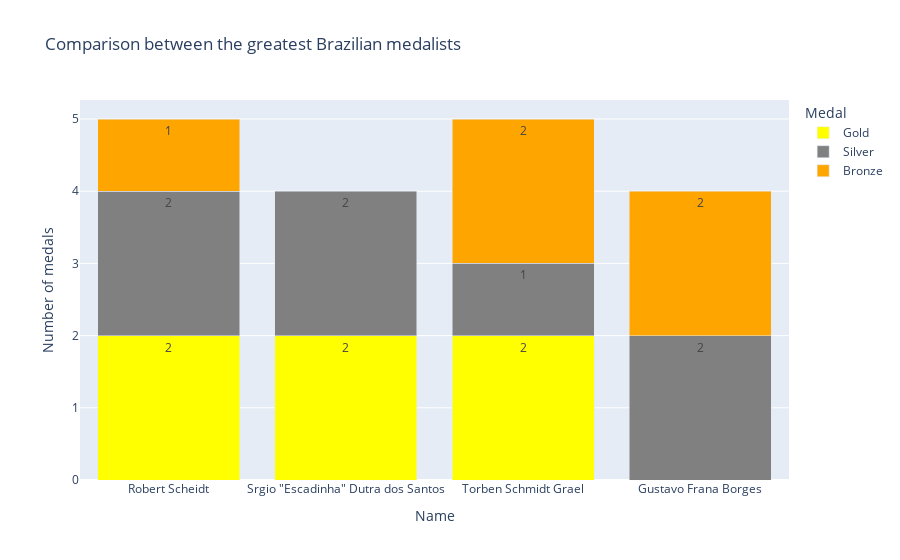

Source (notebook cell):
### Markdown cell above
Vamos analisar agora as medalhas que nossos atletas trouxeram para casa.

Encontre os maiores medalhistas brasileiros em **total de medalhas**. Em seguida, faça um gráfico de barras empilhadas. No eixo X coloque o nome dos atletas, e no eixo Y coloque o número de medalhas. Utilize as barras empilhadas para mostrar, respectivamente, as medalhas de bronze, prata e ouro de cada atleta.

### Code cell
# Agrupa os medalhistas por nome e medalha e calcula a quantidade total de medalhas por atletas
brazil_with_medals_more_medals_for_athletes = brazil_with_medals.groupby(['Name', 'Medal'], as_index = False).size()

# Renomeia a coluna para 'Number of medals'
brazil_with_medals_more_medals_for_athletes.rename(
    columns = {
        'size': 'Number of medals'
    },
    inplace = True
)

# Calcula a quantidade total de medalhas por atletas
medals_total_by_name = brazil_with_medals['Name'].value_counts()


# Adiciona uma coluna com o total de medalhas de cada tipo por nome do atleta
brazil_with_medals_more_medals_for_athletes['Total of medals'] = brazil_with_medals_more_medals_for_athletes.apply(
    lambda row: medals_total_by_name[row['Name']], axis = 1
)

# Dicionarios auxiliares para salvar os registros por medalhas de cada atleta
gold_by_name = {}
silver_by_name = {}
bronze_by_name = {}

# Funcao para calcular o total de cada medalha
def add_medals(row):
    if row['Medal'] == 'Gold':
        gold_by_name[row['Name']] = row['Number of medals']
            
    if row['Medal'] == 'Silver':
        silver_by_name[row['Name']] = row['Number of medals']
            
    if row['Medal'] == 'Bronze':
        bronze_by_name[row['Name']] = row['Number of medals']

# Aplica a funcao anterior em cada linha do dataframe
brazil_with_medals_more_medals_for_athletes.apply(
    lambda row: add_medals(row),
    axis = 1
)

# Cria uma coluna com o total de ouros para cada atleta
brazil_with_medals_more_medals_for_athletes['Number of gold'] = brazil_with_medals_more_medals_for_athletes.apply(
    lambda row: 0 if not gold_by_name.get(row['Name']) else gold_by_name[row['Name']],
    axis = 1
)

# Cria uma coluna com o total de prata para cada atleta
brazil_with_medals_more_medals_for_athletes['Number of silver'] = brazil_with_medals_more_medals_for_athletes.apply(
    lambda row: 0 if not silver_by_name.get(row['Name']) else silver_by_name[row['Name']],
    axis = 1
)

# Cria uma coluna com o total de bronze para cada atleta
brazil_with_medals_more_medals_for_athletes['Number of bronze'] = brazil_with_medals_more_medals_for_athletes.apply(
    lambda row: 0 if not bronze_by_name.get(row['Name']) else bronze_by_name[row['Name']],
    axis = 1
)

# Ordena o dataframe por medalhas de ouro, prata e bronze
brazil_with_medals_more_medals_for_athletes.sort_values(
    by = ['Number of gold', 'Number of silver', 'Number of bronze'],
    ascending = False,
    inplace = True
)

# Corte para exibir os atletas brasileiros com mais medalhas
cut_of_medals = brazil_with_medals_more_medals_for_athletes['Total of medals'].max() - 1

# Filtra os dados para exibir apenas os atletas brasileiros com mais medalhas
data = brazil_with_medals_more_medals_for_athletes.loc[
    brazil_with_medals_more_medals_for_athletes['Total of medals'] >= cut_of_medals
]

# Cria o grafico de barras com o modo de empilhamento e ordena a legenda de acordo com o tipo da medalha
fig = px.bar(
    data,
    title = 'Comparison between the greatest Brazilian medalists',
    barmode = 'stack',
    x = 'Name',
    y = 'Number of medals',
    color='Medal',
    color_discrete_map={
        'Gold': 'yellow',
        'Silver': 'gray',
        'Bronze': 'orange'
    },
    category_orders = {
        'Medal': ['Gold', 'Silver', 'Bronze']
    },
    text='Number of medals'
)

# Exibe o grafico
fig.show()

### Figure 1 — Plotly figure (JSON) as saved in the notebook; plotly's stock layout.template omitted (floating-point values rounded to 4 significant figures)
{"data": [{"alignmentgroup": "True", "hovertemplate": "Medal=Gold<br>Name=%{x}<br>Number of medals=%{text}<extra></extra>", "legendgroup": "Gold", "marker": {"color": "yellow", "pattern": {"shape": ""}}, "name": "Gold", "offsetgroup": "Gold", "orientation": "v", "showlegend": true, "text": [2, 2, 2], "textposition": "auto", "type": "bar", "x": ["Robert Scheidt", "Srgio \"Escadinha\" Dutra dos Santos", "Torben Schmidt Grael"], "xaxis": "x", "y": [2, 2, 2], "yaxis": "y"}, {"alignmentgroup": "True", "hovertemplate": "Medal=Silver<br>Name=%{x}<br>Number of medals=%{text}<extra></extra>", "legendgroup": "Silver", "marker": {"color": "gray", "pattern": {"shape": ""}}, "name": "Silver", "offsetgroup": "Silver", "orientation": "v", "showlegend": true, "text": [2, 2, 1, 2], "textposition": "auto", "type": "bar", "x": ["Robert Scheidt", "Srgio \"Escadinha\" Dutra dos Santos", "Torben Schmidt Grael", "Gustavo Frana Borges"], "xaxis": "x", "y": [2, 2, 1, 2], "yaxis": "y"}, {"alignmentgroup": "True", "hovertemplate": "Medal=Bronze<br>Name=%{x}<br>Number of medals=%{text}<extra></extra>", "legendgroup": "Bronze", "marker": {"color": "orange", "pattern": {"shape": ""}}, "name": "Bronze", "offsetgroup": "Bronze", "orientation": "v", "showlegend": true, "text": [1, 2, 2], "textposition": "auto", "type": "bar", "x": ["Robert Scheidt", "Torben Schmidt Grael", "Gustavo Frana Borges"], "xaxis": "x", "y": [1, 2, 2], "yaxis": "y"}], "layout": {"barmode": "stack", "legend": {"title": {"text": "Medal"}, "tracegroupgap": 0}, "title": {"text": "Comparison between the greatest Brazilian medalists"}, "xaxis": {"anchor": "y", "domain": [0, 1], "title": {"text": "Name"}}, "yaxis": {"anchor": "x", "domain": [0, 1], "title": {"text": "Number of medals"}}}}
